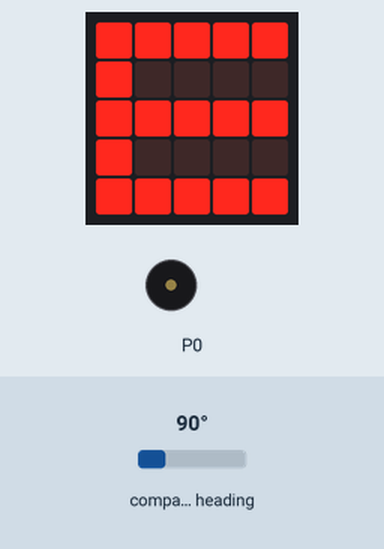
This program was run on a simulated BBC micro:bit (MakeCode). Shown: the board's 5×5 LED display, buzzer (waves = sounding). The inputs (shaded band) are chosen by the test bench; at power-on: compass heading 90°. Dim RGB values are drawn brighter than linear; the compass is already calibrated.

Above: at 1.2 s.
1.3 s: compass heading set to 7°
At 2.6 s:
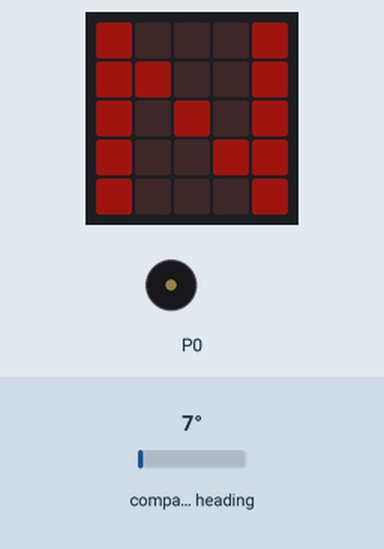
2.9 s: compass heading set to 180°
At 3.42 s:
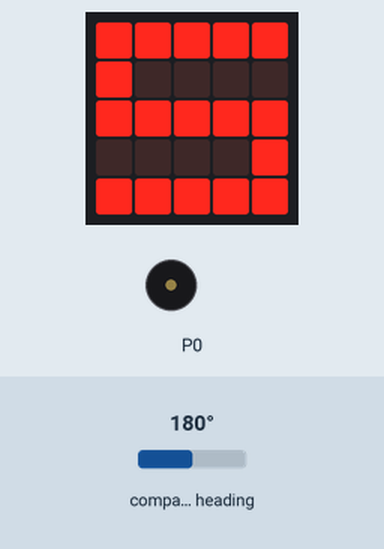
5.1 s: compass heading set to 269°
At 6.6 s:
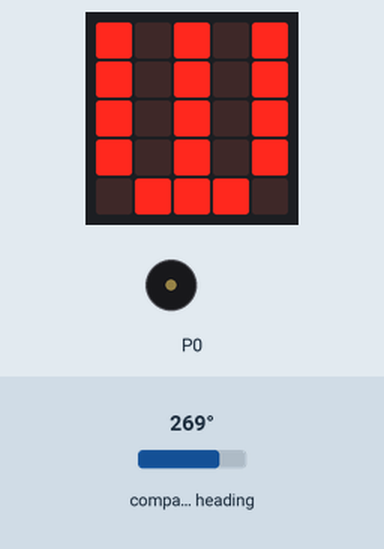
7.0 s: compass heading set to 310°
At 8.4 s:
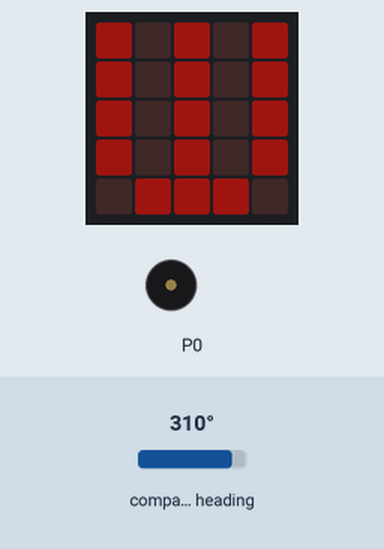
8.7 s: compass heading set to 318°
At 10.1 s:
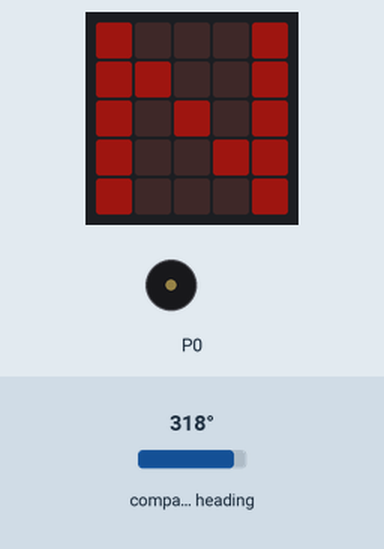
10.4 s: compass heading set to 311°
At 11.9 s:
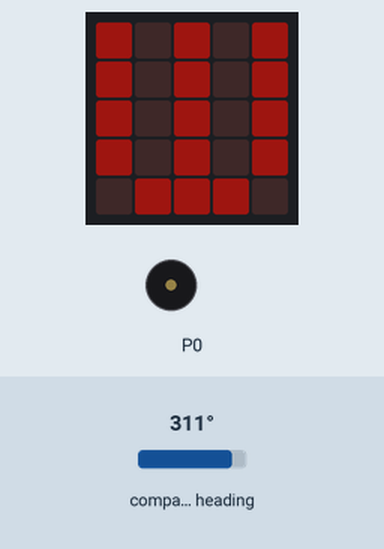
Timing chart, 0 to 13.1 s (numbered marks = the images above; inputs shaded):
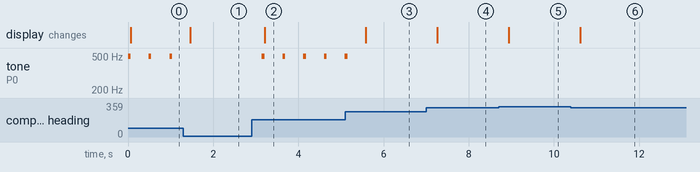

Measured:
- the behaviour switches between 314 and 315° on compass heading (found by bisection; images 4 and 5)
- after the input at 1.3 s, tone on P0: stops changing and stays silent; the display: changes after 0.16 s (image 1)
- after the input at 2.9 s, tone on P0: alternates 494 Hz for 0.06 s and silent for 0.43 s, starting after 0.24 s; the display: changes after 0.31 s (image 2)
- after the input at 5.1 s, tone on P0: goes on until 5.2 s, then stays silent; the display: changes after 0.48 s (image 3)
- after the input at 7.0 s, the display: changes after 0.26 s (image 4)
- after the input at 8.7 s, the display: changes after 0.24 s (image 5)
- after the input at 10.4 s, the display: changes after 0.22 s (image 6)
- by itself, tone on P0: alternates 494 Hz for 0.06 s and silent for 0.43 s

The program:

main.ts
```typescript
let direction = 0
let delta = 0
led.setBrightness(30)
basic.forever(function () {
    delta = 5
    direction = input.compassHeading()
    if (315 <= direction && direction < 360 || 0 <= direction && direction < 45) {
        if (direction == 0) {
            music.playTone(494, music.beat(BeatFraction.Eighth))
        }
        if (365 - delta <= direction || direction <= 0 + delta) {
            led.setBrightness(255)
        } else {
            led.setBrightness(30)
        }
        basic.showLeds(`
            # . . . #
            # # . . #
            # . # . #
            # . . # #
            # . . . #
            `)
    } else if (45 <= direction && direction < 135) {
        if (direction == 90) {
            music.playTone(494, music.beat(BeatFraction.Eighth))
        }
        if (90 - delta <= direction && direction <= 90 + delta) {
            led.setBrightness(255)
        } else {
            led.setBrightness(30)
        }
        basic.showLeds(`
            # # # # #
            # . . . .
            # # # # #
            # . . . .
            # # # # #
            `)
    } else if (135 <= direction && direction < 225) {
        if (direction == 180) {
            music.playTone(494, music.beat(BeatFraction.Eighth))
        }
        if (180 - delta <= direction && direction <= 180 + delta) {
            led.setBrightness(255)
        } else {
            led.setBrightness(30)
        }
        basic.showLeds(`
            # # # # #
            # . . . .
            # # # # #
            . . . . #
            # # # # #
            `)
    } else if (225 <= direction && direction < 315) {
        if (direction == 270) {
            music.playTone(494, music.beat(BeatFraction.Eighth))
        }
        if (270 - delta <= direction && direction <= 270 + delta) {
            led.setBrightness(255)
        } else {
            led.setBrightness(30)
        }
        basic.showLeds(`
            # . # . #
            # . # . #
            # . # . #
            # . # . #
            . # # # .
            `)
    } else {
        basic.clearScreen()
    }
})
```

test.ts
```typescript
// テストはここに来ます。このパッケージが拡張機能として使用されるときにはコンパイルされません。
```
